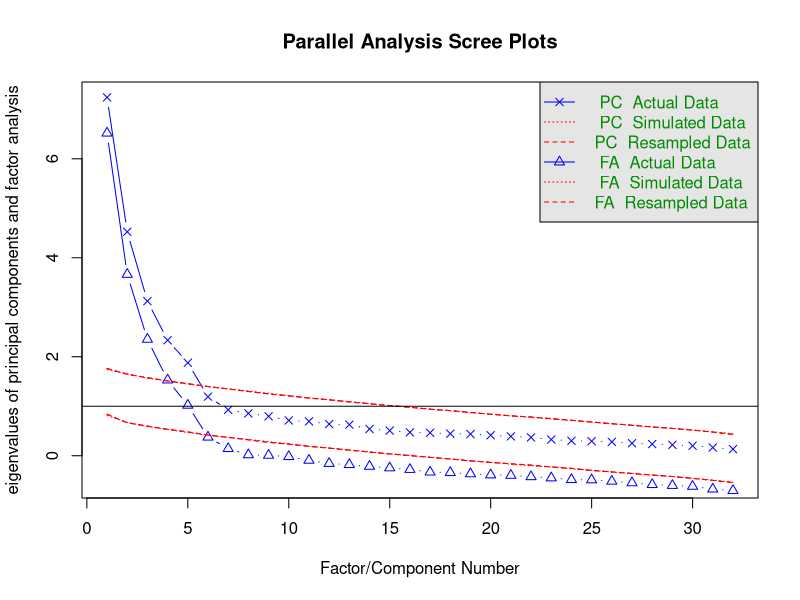
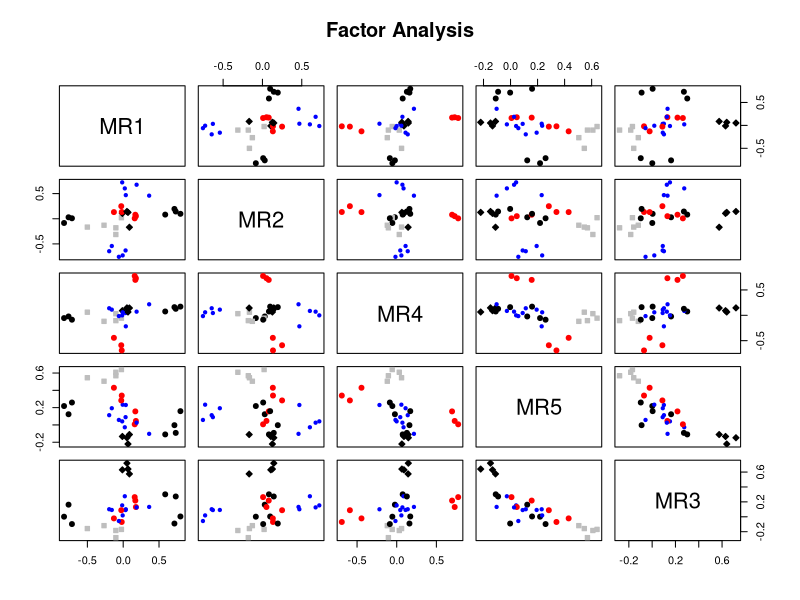
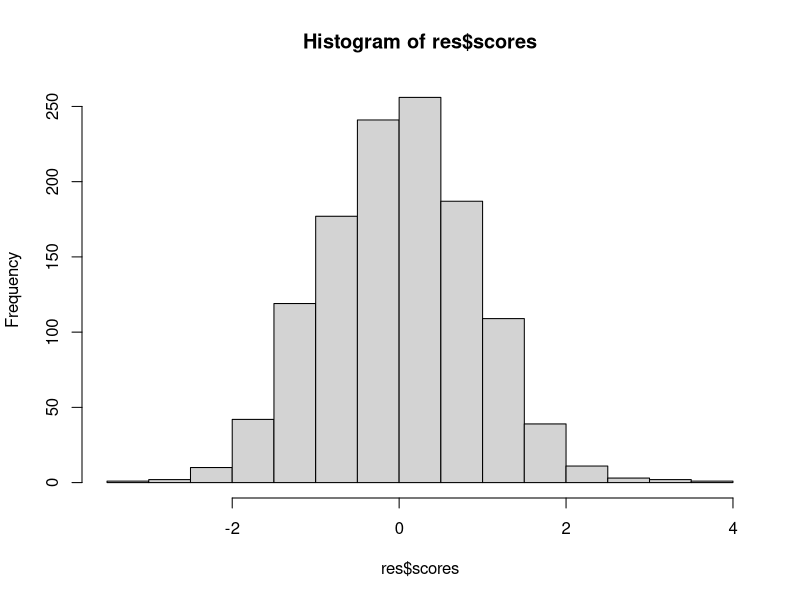
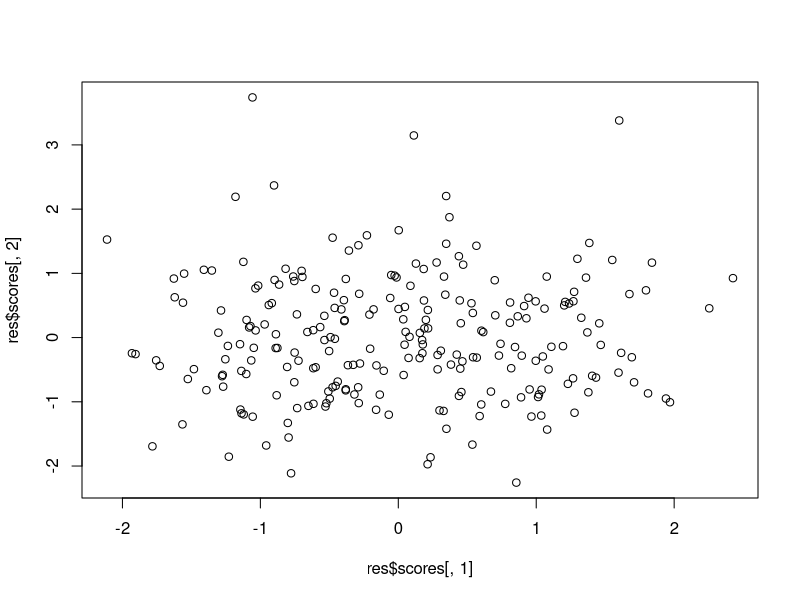

These charts were generated, in order, by the following R code:
### Basic Factor Analysis

library(tidyverse)
library(psych)

df <- read.csv("datasets/personality.csv")  # personality measures of 240 people on 32 traits (self-report).
# data from Bertram Malle (Stanford)


## Data needs to be in numeric only columns
head(df)


#Validate sampling adequacy.
psych::KMO(df)  #KMO of >0.8 is "mertitourious"  / "MSA" = measure of sampling adequacy
psych::cortest.mat(cor(df), n1=240)   #Bartlett Test is significant = good.


# you may wish to scale your variables
df = as.data.frame(scale(df))


#Parallel analysis:
psych::fa.parallel(df) #5 factors.


#Run Factor Analysis
fit<-psych::fa(df,nfactors=5, rotate="varimax", scores="regression")  #rotate="none" if no rotation wanted.
fit  
plot(fit)


## Just get loadings
## Highlight those scores >.5
fit$loadings

as.data.frame.matrix(fit$loadings)

df.loadings <- as.data.frame.matrix(fit$loadings)
df.loadings
df.loadings[abs(df.loadings)<.5]<-NA

df.loadings



# Individual Factor Scores
res <- psych::factor.scores(df,fit, method = c("Thurstone"))
res  
res$scores
hist(res$scores)

# Are factors independent of each other?
plot(res$scores[,1], res$scores[,2])
cor.test(res$scores[,1], res$scores[,2])


